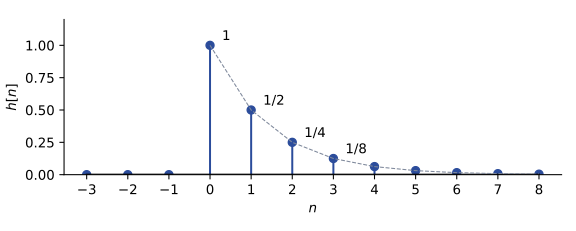

Reproduce this figure in Python.
"""Partiel 2014-2015, ex. 1 q. 2 : h[n] = 2^{-n} u[n]. Régénérer : python ann-2014-reponse-impulsionnelle.py"""
import numpy as np
import matplotlib
matplotlib.use("Agg")
import matplotlib.pyplot as plt
plt.rcParams.update({"font.family": "sans-serif", "font.size": 10, "svg.fonttype": "none"})
n = np.arange(-3, 9)
h = np.where(n >= 0, 0.5 ** n.clip(0), 0.0)
fig, a = plt.subplots(figsize=(6, 2.4))
a.stem(n, h, linefmt="#2B4C9B", markerfmt="o", basefmt="k-")
for k, v in zip(n[3:7], h[3:7]):
    a.annotate(["1", "1/2", "1/4", "1/8"][k], (k, v), textcoords="offset points", xytext=(9, 4))
a.plot(n[n >= 0], 0.5 ** n[n >= 0], color="#7E889B", ls="--", lw=0.8)
a.set_xticks(n); a.set_ylim(0, 1.2)
a.set_xlabel("$n$"); a.set_ylabel("$h[n]$")
a.spines[["top", "right"]].set_visible(False)
fig.tight_layout(); fig.savefig(__file__.replace(".py", ".svg"))
